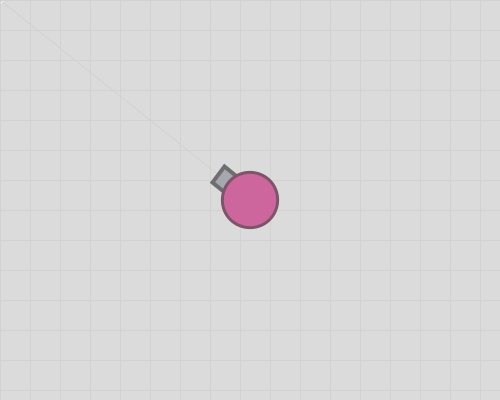
Frame 1 (no input)
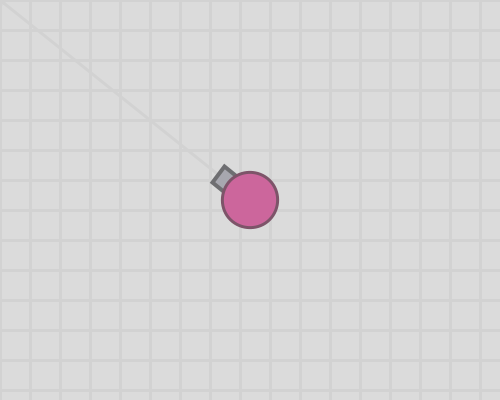
Frame 60 (the mouse pressed at the canvas centre just before this capture)
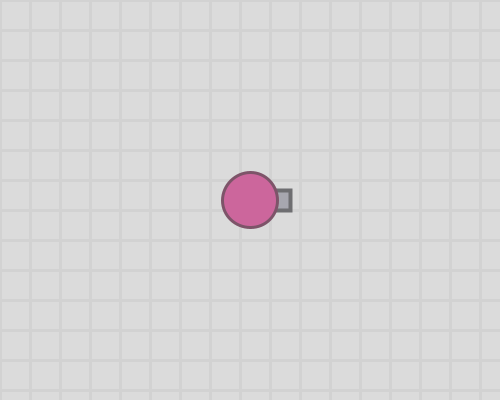
Frame 120 (the mouse held since frame 60 and released just before this capture)

The Processing sketch that drew these frames (run headless with seeded random() and noise(); from frame 60 on, the mouse is pressed at the canvas centre):

// Processing sketch: week07_6_arras06_arras06_vx_vy_void_keyPressed_void_keyReleased
// ── week07_6_arras06_arras06_vx_vy_void_keyPressed_void_keyReleased.pde
void setup(){
 size(500,400); 
}
void keyPressed(){
  if(keyCode==RIGHT)vx=1;
  if(keyCode==LEFT)vx-=1;
  if(keyCode==UP)vy-=1;
  if(keyCode==DOWN)vy=1;
}
void keyReleased(){
  if(keyCode==LEFT||keyCode==RIGHT)vx=0;
  if(keyCode==UP||keyCode==DOWN)vy=0;
}
float x=250,y=200,vx=0,vy=0;

void draw(){
  x+=vx;
  y+=vy;
  //background(215,184,200);
  background(219);
  stroke(214);
  translate(-x,-y);
  translate(width/2,height/2);
  float mx=mouseX+x-width/2,my=mouseY+y-height/2;
  ellipse(mx,my,8,8);
  stroke(210);
  for(int i=0;i<30;i++){
    line(0,i*30,500,i*30);
    line(i*30,0,i*30,500);
  }
  float dx=mx-x,dy=my-y;
  float a=atan2(dy,dx);
  line(x,y,mx,my);
  myTank(x,y,a);
}
void myTank(float x,float y,float a){
  translate(x,y);
  rotate(a);
  
  fill(167,167,175);
  stroke(110,110,113);
  strokeWeight(4);
  rect(20,-10,20,20);
  
  fill(204,102,156);
  stroke(125,84,105);
  strokeWeight(3);
  ellipse(0,0,55,55);
}
